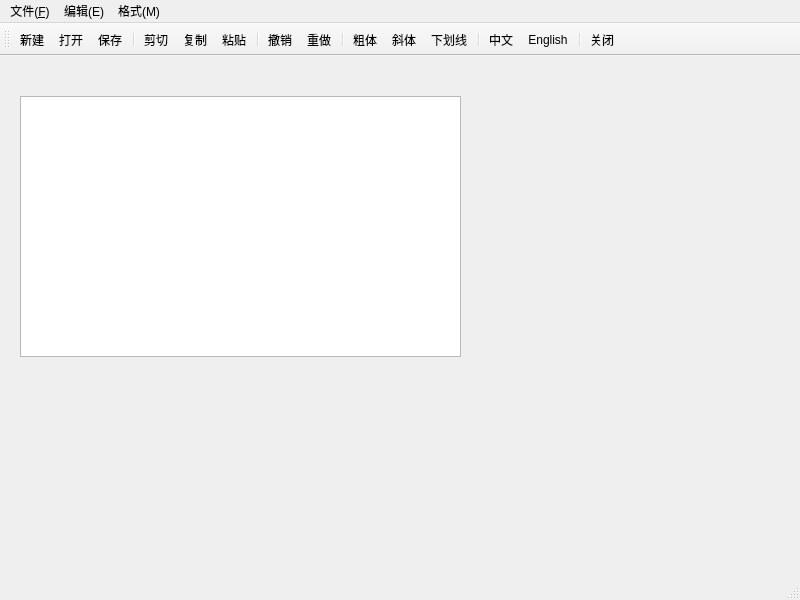
<?xml version="1.0" encoding="UTF-8"?>
<ui version="4.0">
 <class>MainWindow</class>
 <widget class="QMainWindow" name="MainWindow">
  <property name="geometry">
   <rect>
    <x>0</x>
    <y>0</y>
    <width>800</width>
    <height>600</height>
   </rect>
  </property>
  <property name="windowTitle">
   <string>MainWindow</string>
  </property>
  <widget class="QWidget" name="centralwidget">
   <widget class="QPlainTextEdit" name="plainTextEdit">
    <property name="geometry">
     <rect>
      <x>20</x>
      <y>40</y>
      <width>441</width>
      <height>261</height>
     </rect>
    </property>
   </widget>
  </widget>
  <widget class="QMenuBar" name="menu_Main">
   <property name="geometry">
    <rect>
     <x>0</x>
     <y>0</y>
     <width>800</width>
     <height>25</height>
    </rect>
   </property>
   <widget class="QMenu" name="menu_File">
    <property name="title">
     <string>文件(&amp;F)</string>
    </property>
    <addaction name="actionFile_Open"/>
    <addaction name="actionFile_New"/>
    <addaction name="actionFile_Save"/>
    <addaction name="separator"/>
    <addaction name="actionClose"/>
   </widget>
   <widget class="QMenu" name="menu_Edit">
    <property name="title">
     <string>编辑(E)</string>
    </property>
    <addaction name="actionEdit_Cut"/>
    <addaction name="actionEdit_Copy"/>
    <addaction name="actionEdit_Paste"/>
    <addaction name="actionEdit_Undo"/>
    <addaction name="actionEdit_Redo"/>
    <addaction name="separator"/>
    <addaction name="actionEdit_SeletcAll"/>
    <addaction name="actionEdit_Clear"/>
   </widget>
   <widget class="QMenu" name="menu_Format">
    <property name="title">
     <string>格式(M)</string>
    </property>
    <widget class="QMenu" name="menu_Format_Lang">
     <property name="title">
      <string>界面语言</string>
     </property>
     <addaction name="actionLang_CN"/>
     <addaction name="actionLang_EN"/>
    </widget>
    <addaction name="actionFont_Bold"/>
    <addaction name="actionFont_Italic"/>
    <addaction name="actionFont_Underline"/>
    <addaction name="separator"/>
    <addaction name="actionSys_ToggleText"/>
    <addaction name="menu_Format_Lang"/>
   </widget>
   <addaction name="menu_File"/>
   <addaction name="menu_Edit"/>
   <addaction name="menu_Format"/>
  </widget>
  <widget class="QStatusBar" name="statusbar"/>
  <widget class="QToolBar" name="toolBar">
   <property name="windowTitle">
    <string>toolBar</string>
   </property>
   <attribute name="toolBarArea">
    <enum>TopToolBarArea</enum>
   </attribute>
   <attribute name="toolBarBreak">
    <bool>false</bool>
   </attribute>
   <addaction name="actionFile_New"/>
   <addaction name="actionFile_Open"/>
   <addaction name="actionFile_Save"/>
   <addaction name="separator"/>
   <addaction name="actionEdit_Cut"/>
   <addaction name="actionEdit_Copy"/>
   <addaction name="actionEdit_Paste"/>
   <addaction name="separator"/>
   <addaction name="actionEdit_Undo"/>
   <addaction name="actionEdit_Redo"/>
   <addaction name="separator"/>
   <addaction name="actionFont_Bold"/>
   <addaction name="actionFont_Italic"/>
   <addaction name="actionFont_Underline"/>
   <addaction name="separator"/>
   <addaction name="actionLang_CN"/>
   <addaction name="actionLang_EN"/>
   <addaction name="separator"/>
   <addaction name="actionClose"/>
  </widget>
  <action name="actionEdit_Cut">
   <property name="icon">
    <iconset>
     <normalon>menu-ico/Cut.png</normalon>
    </iconset>
   </property>
   <property name="text">
    <string>剪切</string>
   </property>
   <property name="toolTip">
    <string>剪切到粘贴板</string>
   </property>
   <property name="shortcut">
    <string>Ctrl+X</string>
   </property>
  </action>
  <action name="actionEdit_Copy">
   <property name="icon">
    <iconset>
     <normalon>menu-ico/Copy.png</normalon>
    </iconset>
   </property>
   <property name="text">
    <string>复制</string>
   </property>
   <property name="toolTip">
    <string>复制到粘贴板</string>
   </property>
   <property name="shortcut">
    <string>Ctrl+C</string>
   </property>
  </action>
  <action name="actionEdit_Paste">
   <property name="icon">
    <iconset>
     <normalon>menu-ico/Paste.png</normalon>
    </iconset>
   </property>
   <property name="text">
    <string>粘贴</string>
   </property>
   <property name="toolTip">
    <string>从粘贴板粘贴</string>
   </property>
   <property name="shortcut">
    <string>Ctrl+V</string>
   </property>
  </action>
  <action name="actionFont_Bold">
   <property name="checkable">
    <bool>true</bool>
   </property>
   <property name="text">
    <string>粗体</string>
   </property>
   <property name="toolTip">
    <string>粗体</string>
   </property>
  </action>
  <action name="actionFont_Italic">
   <property name="checkable">
    <bool>true</bool>
   </property>
   <property name="text">
    <string>斜体</string>
   </property>
   <property name="toolTip">
    <string>斜体</string>
   </property>
  </action>
  <action name="actionFont_Underline">
   <property name="checkable">
    <bool>true</bool>
   </property>
   <property name="text">
    <string>下划线</string>
   </property>
   <property name="toolTip">
    <string>下滑线</string>
   </property>
  </action>
  <action name="actionClose">
   <property name="icon">
    <iconset>
     <normaloff>menu-ico/Close.png</normaloff>menu-ico/Close.png</iconset>
   </property>
   <property name="text">
    <string>关闭</string>
   </property>
   <property name="toolTip">
    <string>关闭本窗口</string>
   </property>
  </action>
  <action name="actionSys_ToggleText">
   <property name="text">
    <string>显示按钮文字</string>
   </property>
   <property name="toolTip">
    <string>显示工具栏按钮文字</string>
   </property>
  </action>
  <action name="actionEdit_Clear">
   <property name="icon">
    <iconset>
     <normaloff>menu-ico/New.png</normaloff>menu-ico/New.png</iconset>
   </property>
   <property name="text">
    <string>清空</string>
   </property>
   <property name="toolTip">
    <string>清空</string>
   </property>
  </action>
  <action name="actionEdit_Undo">
   <property name="text">
    <string>撤销</string>
   </property>
   <property name="toolTip">
    <string>撤销上次编辑操作</string>
   </property>
   <property name="shortcut">
    <string>Ctrl+Z</string>
   </property>
  </action>
  <action name="actionEdit_Redo">
   <property name="text">
    <string>重做</string>
   </property>
   <property name="toolTip">
    <string>重做上次操作</string>
   </property>
   <property name="shortcut">
    <string>Ctrl+Y</string>
   </property>
  </action>
  <action name="actionEdit_SeletcAll">
   <property name="text">
    <string>全选</string>
   </property>
   <property name="toolTip">
    <string>全选</string>
   </property>
   <property name="shortcut">
    <string>Ctrl+A</string>
   </property>
  </action>
  <action name="actionFile_New">
   <property name="text">
    <string>新建</string>
   </property>
   <property name="toolTip">
    <string>新建文件</string>
   </property>
   <property name="shortcut">
    <string>Ctrl+N</string>
   </property>
  </action>
  <action name="actionFile_Open">
   <property name="text">
    <string>打开</string>
   </property>
   <property name="toolTip">
    <string>打开文件</string>
   </property>
   <property name="shortcut">
    <string>Ctrl+O</string>
   </property>
  </action>
  <action name="actionFile_Save">
   <property name="icon">
    <iconset>
     <normaloff>menu-ico/Save.png</normaloff>menu-ico/Save.png</iconset>
   </property>
   <property name="text">
    <string>保存</string>
   </property>
   <property name="toolTip">
    <string>保存修改</string>
   </property>
   <property name="shortcut">
    <string>Ctrl+S</string>
   </property>
  </action>
  <action name="actionLang_CN">
   <property name="text">
    <string>中文</string>
   </property>
   <property name="toolTip">
    <string>中文界面</string>
   </property>
  </action>
  <action name="actionLang_EN">
   <property name="text">
    <string>English</string>
   </property>
   <property name="toolTip">
    <string>English Interface</string>
   </property>
  </action>
 </widget>
 <resources/>
 <connections>
  <connection>
   <sender>plainTextEdit</sender>
   <signal>undoAvailable(bool)</signal>
   <receiver>actionEdit_Undo</receiver>
   <slot>setEnabled(bool)</slot>
   <hints>
    <hint type="sourcelabel">
     <x>200</x>
     <y>301</y>
    </hint>
    <hint type="destinationlabel">
     <x>-1</x>
     <y>-1</y>
    </hint>
   </hints>
  </connection>
  <connection>
   <sender>plainTextEdit</sender>
   <signal>redoAvailable(bool)</signal>
   <receiver>actionEdit_Redo</receiver>
   <slot>setEnabled(bool)</slot>
   <hints>
    <hint type="sourcelabel">
     <x>200</x>
     <y>301</y>
    </hint>
    <hint type="destinationlabel">
     <x>-1</x>
     <y>-1</y>
    </hint>
   </hints>
  </connection>
  <connection>
   <sender>plainTextEdit</sender>
   <signal>modificationChanged(bool)</signal>
   <receiver>actionFile_Save</receiver>
   <slot>setEnabled(bool)</slot>
   <hints>
    <hint type="sourcelabel">
     <x>200</x>
     <y>301</y>
    </hint>
    <hint type="destinationlabel">
     <x>-1</x>
     <y>-1</y>
    </hint>
   </hints>
  </connection>
  <connection>
   <sender>actionEdit_Undo</sender>
   <signal>triggered()</signal>
   <receiver>plainTextEdit</receiver>
   <slot>undo()</slot>
   <hints>
    <hint type="sourcelabel">
     <x>-1</x>
     <y>-1</y>
    </hint>
    <hint type="destinationlabel">
     <x>200</x>
     <y>301</y>
    </hint>
   </hints>
  </connection>
  <connection>
   <sender>actionEdit_Redo</sender>
   <signal>triggered()</signal>
   <receiver>plainTextEdit</receiver>
   <slot>redo()</slot>
   <hints>
    <hint type="sourcelabel">
     <x>-1</x>
     <y>-1</y>
    </hint>
    <hint type="destinationlabel">
     <x>200</x>
     <y>301</y>
    </hint>
   </hints>
  </connection>
  <connection>
   <sender>actionEdit_SeletcAll</sender>
   <signal>triggered()</signal>
   <receiver>plainTextEdit</receiver>
   <slot>selectAll()</slot>
   <hints>
    <hint type="sourcelabel">
     <x>-1</x>
     <y>-1</y>
    </hint>
    <hint type="destinationlabel">
     <x>200</x>
     <y>301</y>
    </hint>
   </hints>
  </connection>
  <connection>
   <sender>actionEdit_Paste</sender>
   <signal>triggered()</signal>
   <receiver>plainTextEdit</receiver>
   <slot>paste()</slot>
   <hints>
    <hint type="sourcelabel">
     <x>-1</x>
     <y>-1</y>
    </hint>
    <hint type="destinationlabel">
     <x>200</x>
     <y>301</y>
    </hint>
   </hints>
  </connection>
  <connection>
   <sender>actionEdit_Cut</sender>
   <signal>triggered()</signal>
   <receiver>plainTextEdit</receiver>
   <slot>cut()</slot>
   <hints>
    <hint type="sourcelabel">
     <x>-1</x>
     <y>-1</y>
    </hint>
    <hint type="destinationlabel">
     <x>200</x>
     <y>301</y>
    </hint>
   </hints>
  </connection>
  <connection>
   <sender>actionEdit_Copy</sender>
   <signal>triggered()</signal>
   <receiver>plainTextEdit</receiver>
   <slot>copy()</slot>
   <hints>
    <hint type="sourcelabel">
     <x>-1</x>
     <y>-1</y>
    </hint>
    <hint type="destinationlabel">
     <x>200</x>
     <y>301</y>
    </hint>
   </hints>
  </connection>
  <connection>
   <sender>actionEdit_Clear</sender>
   <signal>triggered()</signal>
   <receiver>plainTextEdit</receiver>
   <slot>clear()</slot>
   <hints>
    <hint type="sourcelabel">
     <x>-1</x>
     <y>-1</y>
    </hint>
    <hint type="destinationlabel">
     <x>200</x>
     <y>301</y>
    </hint>
   </hints>
  </connection>
  <connection>
   <sender>actionClose</sender>
   <signal>triggered()</signal>
   <receiver>MainWindow</receiver>
   <slot>close()</slot>
   <hints>
    <hint type="sourcelabel">
     <x>-1</x>
     <y>-1</y>
    </hint>
    <hint type="destinationlabel">
     <x>399</x>
     <y>299</y>
    </hint>
   </hints>
  </connection>
 </connections>
</ui>
